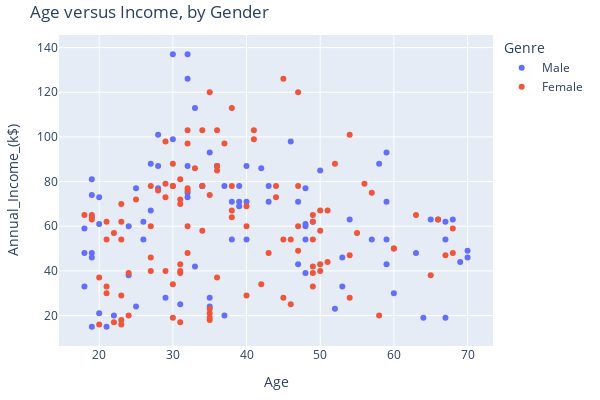

Write notebook code for a chart like this one.
### Code cell
px.scatter(df, x="Age", y="Annual_Income_(k$)", color="Genre",
           height=400, width=600,
          title="Age versus Income, by Gender"
          ).update_layout(margin=dict(t=35, l=15, r=15, b=15))

### Figure 1 — Plotly figure (JSON) as saved in the notebook; plotly's stock layout.template omitted (floating-point values rounded to 4 significant figures)
{"data": [{"hovertemplate": "Genre=Male<br>Age=%{x}<br>Annual_Income_(k$)=%{y}<extra></extra>", "legendgroup": "Male", "marker": {"color": "#636efa", "symbol": "circle"}, "mode": "markers", "name": "Male", "orientation": "v", "showlegend": true, "type": "scatter", "x": [19, 21, 64, 67, 37, 22, 20, 52, 35, 25, 31, 29, 35, 60, 53, 18, 24, 48, 33, 59, 47, 69, 53, 70, 19, 63, 18, 19, 70, 59, 26, 40, 57, 38, 67, 48, 18, 48, 24, 48, 20, 67, 26, 49, 54, 68, 66, 65, 19, 27, 39, 43, 40, 59, 38, 47, 39, 20, 32, 19, 32, 25, 28, 48, 34, 43, 39, 37, 34, 19, 50, 42, 32, 40, 28, 36, 36, 58, 27, 59, 35, 46, 30, 28, 33, 32, 32, 30], "xaxis": "x", "y": [15, 15, 19, 19, 20, 20, 21, 23, 24, 24, 25, 28, 28, 30, 33, 33, 38, 39, 42, 43, 43, 44, 46, 46, 46, 48, 48, 48, 49, 54, 54, 54, 54, 54, 54, 54, 59, 60, 60, 61, 61, 62, 62, 62, 63, 63, 63, 63, 64, 67, 69, 71, 71, 71, 71, 71, 71, 73, 73, 74, 75, 77, 77, 77, 78, 78, 78, 78, 78, 81, 85, 86, 87, 87, 87, 87, 87, 88, 88, 93, 93, 98, 99, 101, 113, 126, 137, 137], "yaxis": "y"}, {"hovertemplate": "Genre=Female<br>Age=%{x}<br>Annual_Income_(k$)=%{y}<extra></extra>", "legendgroup": "Female", "marker": {"color": "#EF553B", "symbol": "circle"}, "mode": "markers", "name": "Female", "orientation": "v", "showlegend": true, "type": "scatter", "x": [20, 23, 31, 22, 35, 23, 30, 35, 58, 24, 35, 35, 46, 54, 45, 40, 23, 21, 49, 21, 42, 30, 36, 20, 65, 31, 49, 24, 50, 27, 29, 31, 49, 31, 50, 51, 27, 67, 54, 43, 68, 32, 47, 60, 60, 45, 23, 49, 46, 21, 55, 22, 34, 50, 68, 40, 32, 47, 27, 23, 49, 21, 66, 19, 38, 18, 19, 63, 49, 51, 50, 38, 40, 23, 31, 25, 31, 29, 44, 35, 57, 28, 32, 32, 34, 44, 38, 47, 27, 30, 30, 56, 29, 31, 36, 33, 36, 52, 30, 37, 32, 29, 41, 54, 41, 36, 34, 32, 38, 47, 35, 45], "xaxis": "x", "y": [16, 16, 17, 17, 18, 18, 19, 19, 20, 20, 21, 23, 25, 28, 28, 29, 29, 30, 33, 33, 34, 34, 37, 37, 38, 39, 39, 39, 40, 40, 40, 40, 42, 43, 43, 44, 46, 47, 47, 48, 48, 48, 49, 50, 50, 54, 54, 54, 54, 54, 57, 57, 58, 58, 59, 60, 60, 60, 60, 62, 62, 62, 63, 63, 64, 65, 65, 65, 65, 67, 67, 67, 69, 70, 70, 72, 72, 73, 73, 74, 75, 76, 76, 77, 78, 78, 78, 78, 78, 78, 78, 79, 79, 81, 85, 86, 87, 88, 88, 97, 97, 98, 99, 101, 103, 103, 103, 103, 113, 120, 120, 126], "yaxis": "y"}], "layout": {"height": 400, "legend": {"title": {"text": "Genre"}, "tracegroupgap": 0}, "margin": {"b": 15, "l": 15, "r": 15, "t": 35}, "title": {"text": "Age versus Income, by Gender"}, "width": 600, "xaxis": {"anchor": "y", "domain": [0, 1], "title": {"text": "Age"}}, "yaxis": {"anchor": "x", "domain": [0, 1], "title": {"text": "Annual_Income_(k$)"}}}}
